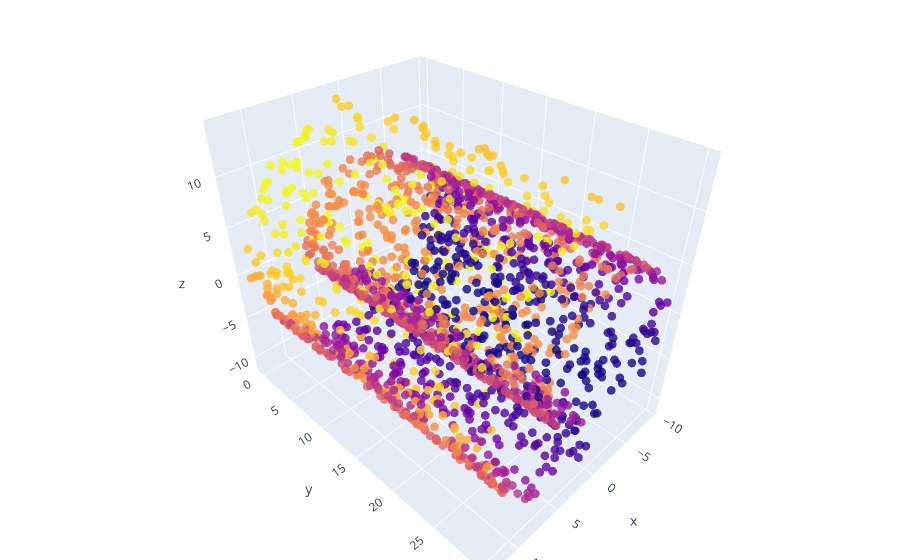

Notebook source saved alongside this figure:
### Code cell
colors = swiss_roll_data_df['col1']+swiss_roll_data_df['col3']
trace = go.Scatter3d(x=swiss_roll_data_df['col1'], y=swiss_roll_data_df['col2'], z=swiss_roll_data_df['col3'], 
                     mode='markers', marker=dict(size=3, color=colors, colorscale='plasma', opacity=0.8))
layout = go.Layout(title='3D Scatter Plot', margin=dict(l=0, r=0, b=0, t=0))
fig = go.Figure(data=[trace], layout=layout)

# Showing the plot
pyo.init_notebook_mode(connected=True)
pyo.iplot(fig)

### Figure 1 — Plotly figure (JSON) as saved in the notebook; plotly's stock layout.template omitted (floating-point values rounded to 4 significant figures; data arrays with more than 128 entries replaced by an {"elided": "..."} marker saying what was removed)
{"data": [{"marker": {"color": {"elided": "2000 float values"}, "colorscale": [[0, "#0d0887"], [0.1111, "#46039f"], [0.2222, "#7201a8"], [0.3333, "#9c179e"], [0.4444, "#bd3786"], [0.5556, "#d8576b"], [0.6667, "#ed7953"], [0.7778, "#fb9f3a"], [0.8889, "#fdca26"], [1, "#f0f921"]], "opacity": 0.8, "size": 3}, "mode": "markers", "type": "scatter3d", "x": {"elided": "2000 float values"}, "y": {"elided": "2000 float values"}, "z": {"elided": "2000 float values"}}], "layout": {"margin": {"b": 0, "l": 0, "r": 0, "t": 0}, "title": {"text": "3D Scatter Plot"}}}
